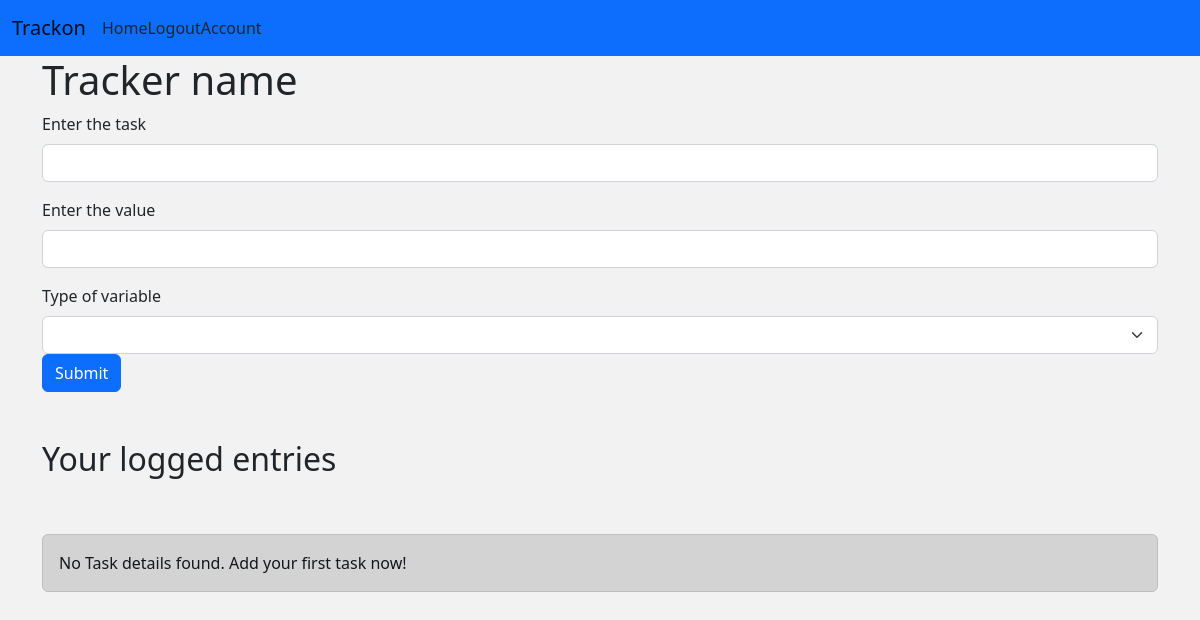
The app's page /log (signed in), older data.
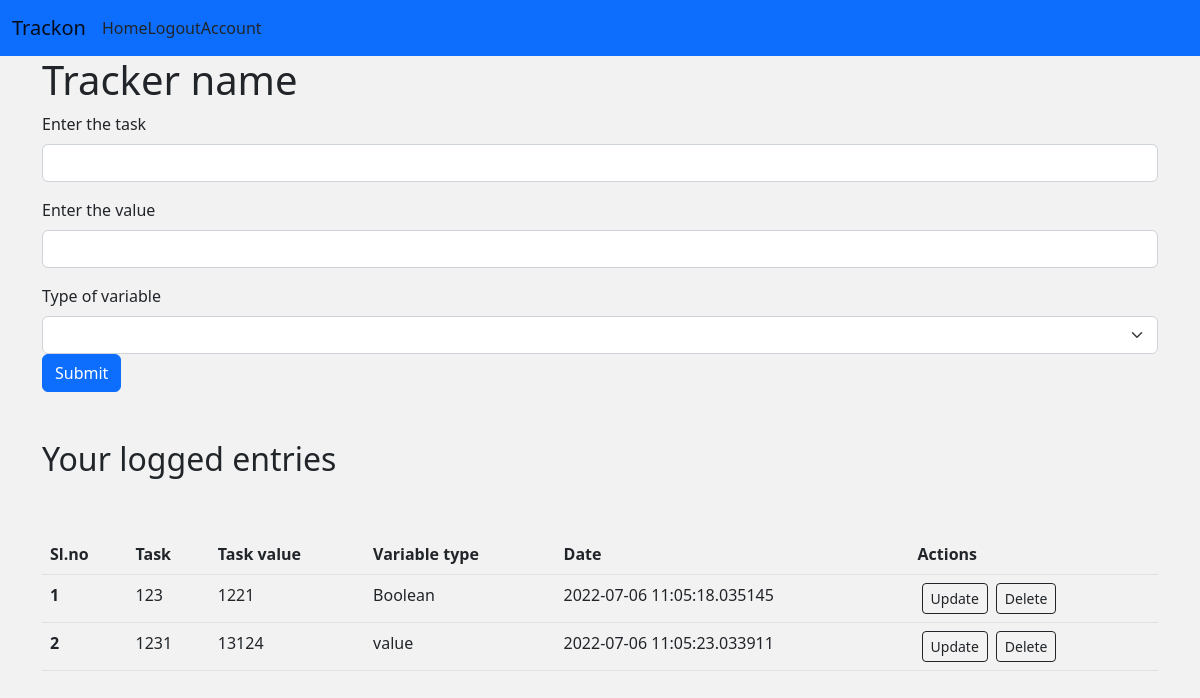
The same page, newer data.
### main/models.py (models this page shows, shortened)
class Inputaken(db.Model):
    sno = db.Column(db.Integer, primary_key=True)
    task_title = db.Column(db.String(300), nullable=False)
    task_value = db.Column(db.Integer, nullable=False)
    task_date = db.Column(db.DateTime, default=datetime.utcnow)
    task_variable = db.Column(db.String(20), nullable=False)

### main/routes.py (the view, shortened to what this page needs)
@app.route('/log', methods=['GET', 'POST'])
@login_required
def log():
    outputpage = Inputaken.query.all()
    return render_template('log.html', outputpage=outputpage)

### main/models.py (called while the page is built)
@login_manager.user_loader
def load_user(user_id):
    return User.query.get(int(user_id))

### main/templates/log.html (shortened to what this page needs)
{% extends 'base.html' %}
{% block content %}
<div class="container">
    <div class="track_type">
        <h1>Tracker name</h1>
    </div>
    <form action="/log" method="POST">
        <div class="mb-3">
            <label for="exampleInputEmail1" class="form-label">Enter the task <title></title></label>
            <input type="text" class="form-control" name="title" id="text-title">
        </div>
        <div class="mb-3">
            <label for="exampleInputPassword1" class="form-label">Enter the value</label>
            <input type="text" class="form-control" name="value" id="exampleInputPassword1">
        </div>
        <label for="inputState" class="form-label">Type of variable</label>
        <select id="inputState" class="form-select" name="variable">
            <option selected></option>
            <option>Boolean</option>
        </select>
        <button type="submit" class="btn btn-primary">Submit</button>
    </form>
    <br><br>
    <h2>Your logged entries</h2><br><br>
    {% if outputpage|length == 0 %}
    <div class="alert alert-dark" role="alert">
        No Task details found. Add your first task now!
    </div>
    {% else %}
    <table class="table">
        <thead>
            <tr>
                <th scope="col">Sl.no</th>
                <th scope="col">Task</th>
                <th scope="col">Task value</th>
                <th scope="col">Variable type</th>
                <th scope="col">Date</th>
                <th scope="col">Actions</th>
            </tr>
        </thead>
        <tbody>
            {% for inpt in outputpage %}
            <tr>
                <th scope="row">{{loop.index}}</th>
                <td>{{inpt.task_title}}</td>
                <td>{{inpt.task_value}}</td>
                <td>{{inpt.task_variable}}</td>
                <td>{{inpt.task_date}}</td>
                <td><a href="/log/update/{{inpt.sno}}" type="button"
                        class="btn btn-outline-dark btn-sm mx-1">Update</button>
                        <a href="/log/delete/{{inpt.sno}}" type="button"
                            class="btn btn-outline-dark btn-sm mx-1">Delete</button></td>
            </tr>
            {% endfor %}
        </tbody>
    </table>
    {% endif %}
</div>
{% endblock content %}

### main/templates/base.html (shortened to what this page needs)
<!DOCTYPE html>
<html lang="en">
  <head>
    <link
      href="https://cdn.jsdelivr.net/npm/bootstrap@5.2.0-beta1/dist/css/bootstrap.min.css"
      rel="stylesheet"
    />
    <link rel="stylesheet" href="{{ url_for('static',filename='main.css') }}" />
  </head>
  <body>
    <nav class="navbar navbar-expand-lg bg-primary">
      <div class="container-fluid">
        <a class="navbar-brand" href="#">Trackon</a>
        <div class="collapse navbar-collapse" id="navbarNav">
          <a class="nav-link active" aria-current="page" href="#">Home</a>
          {% if current_user.is_authenticated %}
          <a class="nav-link" href="{{url_for('logout')}}">Logout</a>
          <a class="nav-link" href="{{url_for('account')}}">Account</a>
          {% else %}
          <a class="nav-link" href="{{url_for('login')}}">Login</a>
          <a class="nav-link" href="{{url_for('register')}}">Register</a>
          {% endif %}
        </div>
      </div>
    </nav>
     {% block content %} {% endblock %}
  </body>
</html>

### main/static/main.css (style rules this page uses)
body { background-color: #f2f2f2; }

Row changes from the older to the newer data that the page shows:
added Inputaken: task_title "123", task_value "1221", task_variable "Boolean", task_date "2022-07-06 11:05:18.035145"
added Inputaken: task_title "1231", task_value "13124", task_variable "value", task_date "2022-07-06 11:05:23.033911"
Text that changed along with them:
text no longer shown: "No Task details found. Add your first task now!"
text now shown: "Sl.no Task Task value Variable type Date Actions"
